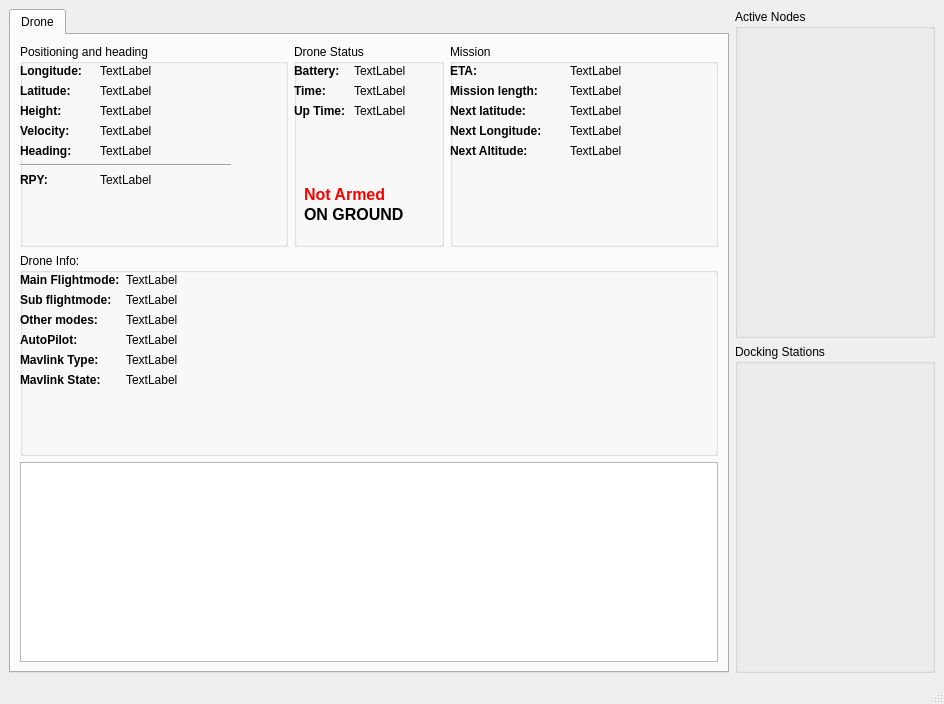
<?xml version="1.0" encoding="UTF-8"?>
<ui version="4.0">
 <class>MainWindowDesign</class>
 <widget class="QMainWindow" name="MainWindowDesign">
  <property name="geometry">
   <rect>
    <x>0</x>
    <y>0</y>
    <width>944</width>
    <height>704</height>
   </rect>
  </property>
  <property name="windowTitle">
   <string>QRosApp</string>
  </property>
  <property name="windowIcon">
   <iconset resource="../resources/images.qrc">
    <normaloff>:/images/icon.png</normaloff>:/images/icon.png</iconset>
  </property>
  <property name="locale">
   <locale language="English" country="Australia"/>
  </property>
  <widget class="QWidget" name="centralwidget">
   <layout class="QHBoxLayout">
    <item>
     <widget class="QTabWidget" name="tab_manager">
      <property name="minimumSize">
       <size>
        <width>100</width>
        <height>0</height>
       </size>
      </property>
      <property name="maximumSize">
       <size>
        <width>720</width>
        <height>720</height>
       </size>
      </property>
      <property name="locale">
       <locale language="English" country="Australia"/>
      </property>
      <property name="currentIndex">
       <number>0</number>
      </property>
      <widget class="QWidget" name="tab_status">
       <attribute name="title">
        <string>Drone</string>
       </attribute>
       <layout class="QVBoxLayout" name="verticalLayout_2">
        <item>
         <layout class="QHBoxLayout" name="horizontalLayout">
          <item>
           <widget class="QGroupBox" name="groupBox_position">
            <property name="minimumSize">
             <size>
              <width>215</width>
              <height>0</height>
             </size>
            </property>
            <property name="maximumSize">
             <size>
              <width>16777215</width>
              <height>16777215</height>
             </size>
            </property>
            <property name="title">
             <string>Positioning and heading</string>
            </property>
            <widget class="QWidget" name="verticalLayoutWidget">
             <property name="geometry">
              <rect>
               <x>0</x>
               <y>20</y>
               <width>81</width>
               <height>161</height>
              </rect>
             </property>
             <layout class="QVBoxLayout" name="verticalLayout_4">
              <item>
               <widget class="QLabel" name="label_5">
                <property name="text">
                 <string>&lt;html&gt;&lt;head/&gt;&lt;body&gt;&lt;p&gt;&lt;span style=&quot; font-weight:600;&quot;&gt;Longitude:&lt;/span&gt;&lt;/p&gt;&lt;/body&gt;&lt;/html&gt;</string>
                </property>
               </widget>
              </item>
              <item>
               <widget class="QLabel" name="label">
                <property name="text">
                 <string>&lt;!DOCTYPE HTML PUBLIC &quot;-//W3C//DTD HTML 4.0//EN&quot; &quot;http://www.w3.org/TR/REC-html40/strict.dtd&quot;&gt;
&lt;html&gt;&lt;head&gt;&lt;meta name=&quot;qrichtext&quot; content=&quot;1&quot; /&gt;&lt;style type=&quot;text/css&quot;&gt;
p, li { white-space: pre-wrap; }
&lt;/style&gt;&lt;/head&gt;&lt;body style=&quot; font-family:'Sans Serif'; font-size:9pt; font-weight:400; font-style:normal;&quot;&gt;
&lt;p style=&quot; margin-top:12px; margin-bottom:12px; margin-left:0px; margin-right:0px; -qt-block-indent:0; text-indent:0px;&quot;&gt;&lt;span style=&quot; font-weight:600;&quot;&gt;Latitude:&lt;/span&gt;&lt;/p&gt;&lt;/body&gt;&lt;/html&gt;</string>
                </property>
               </widget>
              </item>
              <item>
               <widget class="QLabel" name="label_2">
                <property name="text">
                 <string>&lt;html&gt;&lt;head/&gt;&lt;body&gt;&lt;p&gt;&lt;span style=&quot; font-weight:600;&quot;&gt;Height:&lt;/span&gt;&lt;/p&gt;&lt;/body&gt;&lt;/html&gt;</string>
                </property>
               </widget>
              </item>
              <item>
               <widget class="QLabel" name="label_3">
                <property name="text">
                 <string>&lt;html&gt;&lt;head/&gt;&lt;body&gt;&lt;p&gt;&lt;span style=&quot; font-weight:600;&quot;&gt;Velocity:&lt;/span&gt;&lt;/p&gt;&lt;/body&gt;&lt;/html&gt;</string>
                </property>
               </widget>
              </item>
              <item>
               <widget class="QLabel" name="label_4">
                <property name="text">
                 <string>&lt;html&gt;&lt;head/&gt;&lt;body&gt;&lt;p&gt;&lt;span style=&quot; font-weight:600;&quot;&gt;Heading:&lt;/span&gt;&lt;/p&gt;&lt;/body&gt;&lt;/html&gt;</string>
                </property>
               </widget>
              </item>
              <item>
               <widget class="Line" name="line">
                <property name="orientation">
                 <enum>Qt::Horizontal</enum>
                </property>
               </widget>
              </item>
              <item>
               <widget class="QLabel" name="label_15">
                <property name="text">
                 <string>&lt;html&gt;&lt;head/&gt;&lt;body&gt;&lt;p&gt;&lt;span style=&quot; font-weight:600;&quot;&gt;RPY:&lt;/span&gt;&lt;/p&gt;&lt;/body&gt;&lt;/html&gt;</string>
                </property>
               </widget>
              </item>
              <item>
               <spacer name="verticalSpacer">
                <property name="orientation">
                 <enum>Qt::Vertical</enum>
                </property>
                <property name="sizeHint" stdset="0">
                 <size>
                  <width>20</width>
                  <height>40</height>
                 </size>
                </property>
               </spacer>
              </item>
             </layout>
            </widget>
            <widget class="QWidget" name="verticalLayoutWidget_2">
             <property name="geometry">
              <rect>
               <x>80</x>
               <y>20</y>
               <width>131</width>
               <height>161</height>
              </rect>
             </property>
             <layout class="QVBoxLayout" name="verticalLayout_5">
              <item>
               <widget class="QLabel" name="label_longitude">
                <property name="text">
                 <string>TextLabel</string>
                </property>
               </widget>
              </item>
              <item>
               <widget class="QLabel" name="label_latitude">
                <property name="text">
                 <string>TextLabel</string>
                </property>
               </widget>
              </item>
              <item>
               <widget class="QLabel" name="label_hight">
                <property name="text">
                 <string>TextLabel</string>
                </property>
               </widget>
              </item>
              <item>
               <widget class="QLabel" name="label_velocity">
                <property name="text">
                 <string>TextLabel</string>
                </property>
               </widget>
              </item>
              <item>
               <widget class="QLabel" name="label_heading">
                <property name="text">
                 <string>TextLabel</string>
                </property>
               </widget>
              </item>
              <item>
               <widget class="Line" name="line_2">
                <property name="orientation">
                 <enum>Qt::Horizontal</enum>
                </property>
               </widget>
              </item>
              <item>
               <widget class="QLabel" name="label_RPY">
                <property name="text">
                 <string>TextLabel</string>
                </property>
               </widget>
              </item>
              <item>
               <spacer name="verticalSpacer_2">
                <property name="orientation">
                 <enum>Qt::Vertical</enum>
                </property>
                <property name="sizeHint" stdset="0">
                 <size>
                  <width>20</width>
                  <height>40</height>
                 </size>
                </property>
               </spacer>
              </item>
             </layout>
            </widget>
           </widget>
          </item>
          <item>
           <widget class="QGroupBox" name="groupBox_2">
            <property name="minimumSize">
             <size>
              <width>150</width>
              <height>190</height>
             </size>
            </property>
            <property name="maximumSize">
             <size>
              <width>150</width>
              <height>16777215</height>
             </size>
            </property>
            <property name="title">
             <string>Drone Status</string>
            </property>
            <widget class="QLabel" name="label_armed">
             <property name="geometry">
              <rect>
               <x>10</x>
               <y>140</y>
               <width>101</width>
               <height>21</height>
              </rect>
             </property>
             <property name="text">
              <string>&lt;html&gt;&lt;head/&gt;&lt;body&gt;&lt;p&gt;&lt;span style=&quot; font-size:12pt; font-weight:600; color:#ff0000;&quot;&gt;Not Armed&lt;/span&gt;&lt;/p&gt;&lt;/body&gt;&lt;/html&gt;</string>
             </property>
            </widget>
            <widget class="QLabel" name="label_status">
             <property name="geometry">
              <rect>
               <x>10</x>
               <y>160</y>
               <width>111</width>
               <height>21</height>
              </rect>
             </property>
             <property name="text">
              <string>&lt;html&gt;&lt;head/&gt;&lt;body&gt;&lt;p&gt;&lt;span style=&quot; font-size:12pt; font-weight:600;&quot;&gt;ON GROUND&lt;/span&gt;&lt;/p&gt;&lt;/body&gt;&lt;/html&gt;</string>
             </property>
            </widget>
            <widget class="QWidget" name="verticalLayoutWidget_3">
             <property name="geometry">
              <rect>
               <x>0</x>
               <y>20</y>
               <width>63</width>
               <height>71</height>
              </rect>
             </property>
             <layout class="QVBoxLayout" name="verticalLayout_6">
              <item>
               <widget class="QLabel" name="label_7">
                <property name="text">
                 <string>&lt;html&gt;&lt;head/&gt;&lt;body&gt;&lt;p&gt;&lt;span style=&quot; font-weight:600;&quot;&gt;Battery:&lt;/span&gt;&lt;/p&gt;&lt;/body&gt;&lt;/html&gt;</string>
                </property>
               </widget>
              </item>
              <item>
               <widget class="QLabel" name="label_8">
                <property name="text">
                 <string>&lt;html&gt;&lt;head/&gt;&lt;body&gt;&lt;p&gt;&lt;span style=&quot; font-weight:600;&quot;&gt;Time:&lt;/span&gt;&lt;/p&gt;&lt;/body&gt;&lt;/html&gt;</string>
                </property>
               </widget>
              </item>
              <item>
               <widget class="QLabel" name="label_9">
                <property name="text">
                 <string>&lt;html&gt;&lt;head/&gt;&lt;body&gt;&lt;p&gt;&lt;span style=&quot; font-weight:600;&quot;&gt;Up Time:&lt;/span&gt;&lt;/p&gt;&lt;/body&gt;&lt;/html&gt;</string>
                </property>
               </widget>
              </item>
              <item>
               <spacer name="verticalSpacer_3">
                <property name="orientation">
                 <enum>Qt::Vertical</enum>
                </property>
                <property name="sizeHint" stdset="0">
                 <size>
                  <width>20</width>
                  <height>40</height>
                 </size>
                </property>
               </spacer>
              </item>
             </layout>
            </widget>
            <widget class="QWidget" name="verticalLayoutWidget_4">
             <property name="geometry">
              <rect>
               <x>60</x>
               <y>20</y>
               <width>81</width>
               <height>71</height>
              </rect>
             </property>
             <layout class="QVBoxLayout" name="verticalLayout_7">
              <item>
               <widget class="QLabel" name="label_battery">
                <property name="text">
                 <string>TextLabel</string>
                </property>
               </widget>
              </item>
              <item>
               <widget class="QLabel" name="label_time">
                <property name="text">
                 <string>TextLabel</string>
                </property>
               </widget>
              </item>
              <item>
               <widget class="QLabel" name="label_uptime">
                <property name="text">
                 <string>TextLabel</string>
                </property>
               </widget>
              </item>
              <item>
               <spacer name="verticalSpacer_4">
                <property name="orientation">
                 <enum>Qt::Vertical</enum>
                </property>
                <property name="sizeHint" stdset="0">
                 <size>
                  <width>20</width>
                  <height>40</height>
                 </size>
                </property>
               </spacer>
              </item>
             </layout>
            </widget>
           </widget>
          </item>
          <item>
           <widget class="QGroupBox" name="groupBox_3">
            <property name="title">
             <string>Mission</string>
            </property>
            <widget class="QWidget" name="verticalLayoutWidget_5">
             <property name="geometry">
              <rect>
               <x>0</x>
               <y>20</y>
               <width>121</width>
               <height>151</height>
              </rect>
             </property>
             <layout class="QVBoxLayout" name="verticalLayout_8">
              <item>
               <widget class="QLabel" name="label_10">
                <property name="text">
                 <string>&lt;html&gt;&lt;head/&gt;&lt;body&gt;&lt;p&gt;&lt;span style=&quot; font-weight:600;&quot;&gt;ETA:&lt;/span&gt;&lt;/p&gt;&lt;/body&gt;&lt;/html&gt;</string>
                </property>
               </widget>
              </item>
              <item>
               <widget class="QLabel" name="label_11">
                <property name="text">
                 <string>&lt;html&gt;&lt;head/&gt;&lt;body&gt;&lt;p&gt;&lt;span style=&quot; font-weight:600;&quot;&gt;Mission length:&lt;/span&gt;&lt;/p&gt;&lt;/body&gt;&lt;/html&gt;</string>
                </property>
               </widget>
              </item>
              <item>
               <widget class="QLabel" name="label_12">
                <property name="text">
                 <string>&lt;html&gt;&lt;head/&gt;&lt;body&gt;&lt;p&gt;&lt;span style=&quot; font-weight:600;&quot;&gt;Next latitude:&lt;/span&gt;&lt;/p&gt;&lt;/body&gt;&lt;/html&gt;</string>
                </property>
               </widget>
              </item>
              <item>
               <widget class="QLabel" name="label_13">
                <property name="text">
                 <string>&lt;html&gt;&lt;head/&gt;&lt;body&gt;&lt;p&gt;&lt;span style=&quot; font-weight:600;&quot;&gt;Next Longitude:&lt;/span&gt;&lt;/p&gt;&lt;/body&gt;&lt;/html&gt;</string>
                </property>
               </widget>
              </item>
              <item>
               <widget class="QLabel" name="label_14">
                <property name="text">
                 <string>&lt;html&gt;&lt;head/&gt;&lt;body&gt;&lt;p&gt;&lt;span style=&quot; font-weight:600;&quot;&gt;Next Altitude:&lt;/span&gt;&lt;/p&gt;&lt;/body&gt;&lt;/html&gt;</string>
                </property>
               </widget>
              </item>
              <item>
               <spacer name="verticalSpacer_5">
                <property name="orientation">
                 <enum>Qt::Vertical</enum>
                </property>
                <property name="sizeHint" stdset="0">
                 <size>
                  <width>20</width>
                  <height>40</height>
                 </size>
                </property>
               </spacer>
              </item>
             </layout>
            </widget>
            <widget class="QWidget" name="verticalLayoutWidget_6">
             <property name="geometry">
              <rect>
               <x>120</x>
               <y>20</y>
               <width>160</width>
               <height>151</height>
              </rect>
             </property>
             <layout class="QVBoxLayout" name="verticalLayout_9">
              <item>
               <widget class="QLabel" name="label_ETA">
                <property name="text">
                 <string>TextLabel</string>
                </property>
               </widget>
              </item>
              <item>
               <widget class="QLabel" name="label_missinLenght">
                <property name="text">
                 <string>TextLabel</string>
                </property>
               </widget>
              </item>
              <item>
               <widget class="QLabel" name="label_nextLatitude">
                <property name="text">
                 <string>TextLabel</string>
                </property>
               </widget>
              </item>
              <item>
               <widget class="QLabel" name="label_nextLongitude">
                <property name="text">
                 <string>TextLabel</string>
                </property>
               </widget>
              </item>
              <item>
               <widget class="QLabel" name="label_nextAltitude">
                <property name="text">
                 <string>TextLabel</string>
                </property>
               </widget>
              </item>
              <item>
               <spacer name="verticalSpacer_6">
                <property name="orientation">
                 <enum>Qt::Vertical</enum>
                </property>
                <property name="sizeHint" stdset="0">
                 <size>
                  <width>20</width>
                  <height>40</height>
                 </size>
                </property>
               </spacer>
              </item>
             </layout>
            </widget>
           </widget>
          </item>
         </layout>
        </item>
        <item>
         <layout class="QHBoxLayout" name="horizontalLayout_2">
          <item>
           <widget class="QGroupBox" name="groupBox_4">
            <property name="title">
             <string>Drone Info:</string>
            </property>
            <widget class="QWidget" name="formLayoutWidget">
             <property name="geometry">
              <rect>
               <x>0</x>
               <y>20</y>
               <width>311</width>
               <height>151</height>
              </rect>
             </property>
             <layout class="QFormLayout" name="formLayout">
              <item row="0" column="0">
               <widget class="QLabel" name="label_16">
                <property name="text">
                 <string>&lt;html&gt;&lt;head/&gt;&lt;body&gt;&lt;p&gt;&lt;span style=&quot; font-weight:600;&quot;&gt;Main Flightmode:&lt;/span&gt;&lt;/p&gt;&lt;/body&gt;&lt;/html&gt;</string>
                </property>
               </widget>
              </item>
              <item row="0" column="1">
               <widget class="QLabel" name="label_flightmode_main">
                <property name="text">
                 <string>TextLabel</string>
                </property>
               </widget>
              </item>
              <item row="1" column="0">
               <widget class="QLabel" name="label_18">
                <property name="text">
                 <string>&lt;html&gt;&lt;head/&gt;&lt;body&gt;&lt;p&gt;&lt;span style=&quot; font-weight:600;&quot;&gt;Sub flightmode:&lt;/span&gt;&lt;/p&gt;&lt;/body&gt;&lt;/html&gt;</string>
                </property>
               </widget>
              </item>
              <item row="1" column="1">
               <widget class="QLabel" name="label_filghtmode_sub">
                <property name="text">
                 <string>TextLabel</string>
                </property>
               </widget>
              </item>
              <item row="2" column="0">
               <widget class="QLabel" name="label_20">
                <property name="text">
                 <string>&lt;html&gt;&lt;head/&gt;&lt;body&gt;&lt;p&gt;&lt;span style=&quot; font-weight:600;&quot;&gt;Other modes:&lt;/span&gt;&lt;/p&gt;&lt;/body&gt;&lt;/html&gt;</string>
                </property>
               </widget>
              </item>
              <item row="3" column="0">
               <widget class="QLabel" name="label_21">
                <property name="text">
                 <string>&lt;html&gt;&lt;head/&gt;&lt;body&gt;&lt;p&gt;&lt;span style=&quot; font-weight:600;&quot;&gt;AutoPilot:&lt;/span&gt;&lt;/p&gt;&lt;/body&gt;&lt;/html&gt;</string>
                </property>
               </widget>
              </item>
              <item row="2" column="1">
               <widget class="QLabel" name="label_flightmode_other">
                <property name="text">
                 <string>TextLabel</string>
                </property>
               </widget>
              </item>
              <item row="3" column="1">
               <widget class="QLabel" name="label_autoPilot">
                <property name="text">
                 <string>TextLabel</string>
                </property>
               </widget>
              </item>
              <item row="4" column="0">
               <widget class="QLabel" name="label_6">
                <property name="text">
                 <string>&lt;html&gt;&lt;head/&gt;&lt;body&gt;&lt;p&gt;&lt;span style=&quot; font-weight:600;&quot;&gt;Mavlink Type:&lt;/span&gt;&lt;/p&gt;&lt;/body&gt;&lt;/html&gt;</string>
                </property>
               </widget>
              </item>
              <item row="4" column="1">
               <widget class="QLabel" name="label_mavlinkType">
                <property name="text">
                 <string>TextLabel</string>
                </property>
               </widget>
              </item>
              <item row="5" column="0">
               <widget class="QLabel" name="label_19">
                <property name="text">
                 <string>&lt;html&gt;&lt;head/&gt;&lt;body&gt;&lt;p&gt;&lt;span style=&quot; font-weight:600;&quot;&gt;Mavlink State:&lt;/span&gt;&lt;/p&gt;&lt;/body&gt;&lt;/html&gt;</string>
                </property>
               </widget>
              </item>
              <item row="5" column="1">
               <widget class="QLabel" name="label_mavlinkState">
                <property name="text">
                 <string>TextLabel</string>
                </property>
               </widget>
              </item>
             </layout>
            </widget>
           </widget>
          </item>
         </layout>
        </item>
        <item>
         <widget class="QTextBrowser" name="textBrowser">
          <property name="maximumSize">
           <size>
            <width>16777215</width>
            <height>200</height>
           </size>
          </property>
         </widget>
        </item>
       </layout>
      </widget>
     </widget>
    </item>
    <item>
     <layout class="QVBoxLayout" name="verticalLayout_10">
      <item>
       <widget class="QGroupBox" name="groupBox">
        <property name="minimumSize">
         <size>
          <width>200</width>
          <height>0</height>
         </size>
        </property>
        <property name="title">
         <string>Active Nodes</string>
        </property>
       </widget>
      </item>
      <item>
       <widget class="QGroupBox" name="groupBox_5">
        <property name="title">
         <string>Docking Stations</string>
        </property>
       </widget>
      </item>
     </layout>
    </item>
   </layout>
  </widget>
  <widget class="QMenuBar" name="menubar">
   <property name="geometry">
    <rect>
     <x>0</x>
     <y>0</y>
     <width>944</width>
     <height>19</height>
    </rect>
   </property>
  </widget>
  <widget class="QStatusBar" name="statusbar"/>
  <action name="action_Quit">
   <property name="text">
    <string>&amp;Quit</string>
   </property>
   <property name="shortcut">
    <string>Ctrl+Q</string>
   </property>
   <property name="shortcutContext">
    <enum>Qt::ApplicationShortcut</enum>
   </property>
  </action>
  <action name="action_Preferences">
   <property name="text">
    <string>&amp;Preferences</string>
   </property>
  </action>
  <action name="actionAbout">
   <property name="text">
    <string>&amp;About</string>
   </property>
  </action>
  <action name="actionAbout_Qt">
   <property name="text">
    <string>About &amp;Qt</string>
   </property>
  </action>
 </widget>
 <resources>
  <include location="../resources/images.qrc"/>
 </resources>
 <connections>
  <connection>
   <sender>action_Quit</sender>
   <signal>triggered()</signal>
   <receiver>MainWindowDesign</receiver>
   <slot>close()</slot>
   <hints>
    <hint type="sourcelabel">
     <x>-1</x>
     <y>-1</y>
    </hint>
    <hint type="destinationlabel">
     <x>399</x>
     <y>299</y>
    </hint>
   </hints>
  </connection>
 </connections>
</ui>
